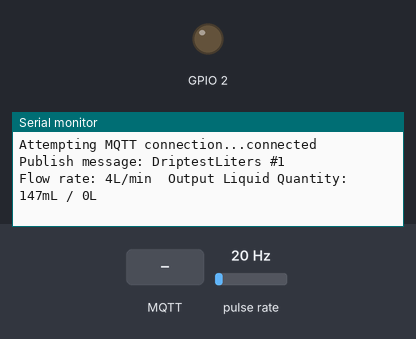
A sketch run on a simulated ESP8266 (NodeMCU). Shown: output pins drawn as LEDs (lit = HIGH), the last lines printed to the serial monitor. Wiring (inferred from the names in the program): pulse sensor: data GPIO 4. The test bench sets the inputs (shaded band); at power-on: pulse rate 20 Hz. WiFi joins after 1.5 s; servers stay silent unless stated; random numbers use the default seed unless the sketch sets one; no MQTT or app messages arrive unless stated.

Above: at 2.7 s.
2.8 s: MQTT message "1" arrives on the first subscribed topic
At 3.4 s:
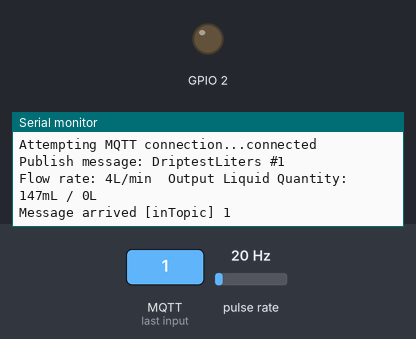
4.3 s: MQTT message "on" arrives on the first subscribed topic
At 4.46 s:
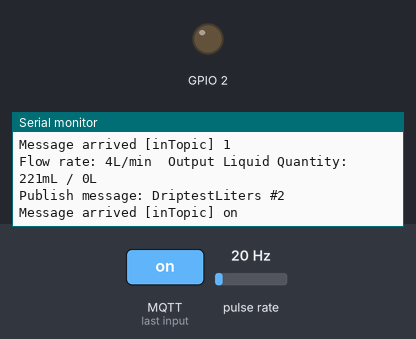
5.8 s: MQTT message "off" arrives on the first subscribed topic
At 5.96 s:
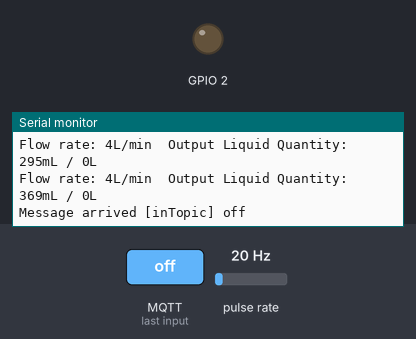

The sketch:

MQTT_WATERFLOW.ino
```cpp
/*
  Application:
  - Interface water flow sensor with ESP32 board.

  Board:
  - ESP32 Dev Module
    https://my.cytron.io/p-node32-lite-wifi-and-bluetooth-development-kit
  Sensor:
  - G 1/2 Water Flow Sensor
    https://my.cytron.io/p-g-1-2-water-flow-sensor
 */
#include <ESP8266WiFi.h>
#include <PubSubClient.h>
#define SENSOR  4

//Variable serververbinding
const char* ssid = "FRITZ!Box 7530 QL";
const char* password = "89308086050155047149";
const char* mqtt_server = "broker.mqtt-dashboard.com";

WiFiClient espClient;
PubSubClient client(espClient);
unsigned long lastMsg = 0;
#define MSG_BUFFER_SIZE  (50)
char msg[MSG_BUFFER_SIZE];
int value = 0;

//Variable waterflow
long currentMillis = 0;
long previousMillis = 0;
int interval = 1000;
boolean ledState = LOW;
float calibrationFactor = 4.5;
volatile byte pulseCount;
byte pulse1Sec = 0;
float flowRate;
unsigned int flowMilliLitres;
unsigned long totalMilliLitres;

void IRAM_ATTR pulseCounter()
{
  pulseCount++;
}


//SETUP WIFI NO
void setup_wifi() {

  delay(10);
  // We start by connecting to a WiFi network
  Serial.println();
  Serial.print("Connecting to ");
  Serial.println(ssid);

  WiFi.begin(ssid, password);

  while (WiFi.status() != WL_CONNECTED) {
    delay(500);
    Serial.print(".");
  }

  randomSeed(micros());

  Serial.println("");
  Serial.println("WiFi connected");
  Serial.println("IP address: ");
  Serial.println(WiFi.localIP());
}

void callback(char* topic, byte* payload, unsigned int length) {
  Serial.print("Message arrived [");
  Serial.print(topic);
  Serial.print("] ");
  for (int i = 0; i < length; i++) {
    Serial.print((char)payload[i]);
  }
  Serial.println();
}

void reconnect() {
  // Loop until we're reconnected
  while (!client.connected()) {
    Serial.print("Attempting MQTT connection...");
    // Create a random client ID
    String clientId = "ESP8266Client-";
    clientId += String(random(0xffff), HEX);
    // Attempt to connect
    if (client.connect(clientId.c_str())) {
      Serial.println("connected");
      // Once connected, publish an announcement...
      client.publish("sjoerdMessage", "DriptestLiters");
      // ... and resubscribe
      client.subscribe("inTopic");
    } else {
      Serial.print("failed, rc=");
      Serial.print(client.state());
      Serial.println(" try again in 5 seconds");
      // Wait 5 seconds before retrying
      delay(5000);
    }
  }
}


//Void setup WATEFLOW
void setup()
{
  Serial.begin(115200);

  pinMode(SENSOR, INPUT_PULLUP);

  pulseCount = 0;
  flowRate = 0.0;
  flowMilliLitres = 0;
  totalMilliLitres = 0;
  previousMillis = 0;


//NODE
  attachInterrupt(digitalPinToInterrupt(SENSOR), pulseCounter, FALLING);

   pinMode(BUILTIN_LED, OUTPUT);     // Initialize the BUILTIN_LED pin as an output
  Serial.begin(115200);
  setup_wifi();
  client.setServer(mqtt_server, 1883);
  client.setCallback(callback);
}


// loop WATERFLOW
void loop()
{
  currentMillis = millis();
  if (currentMillis - previousMillis > interval) {

    pulse1Sec = pulseCount;
    pulseCount = 0;

    // Because this loop may not complete in exactly 1 second intervals we calculate
    // the number of milliseconds that have passed since the last execution and use
    // that to scale the output. We also apply the calibrationFactor to scale the output
    // based on the number of pulses per second per units of measure (litres/minute in
    // this case) coming from the sensor.
    flowRate = ((1000.0 / (millis() - previousMillis)) * pulse1Sec) / calibrationFactor;
    previousMillis = millis();

    // Divide the flow rate in litres/minute by 60 to determine how many litres have
    // passed through the sensor in this 1 second interval, then multiply by 1000 to
    // convert to millilitres.
    flowMilliLitres = (flowRate / 60) * 1000;

    // Add the millilitres passed in this second to the cumulative total
    totalMilliLitres += flowMilliLitres;

    // Print the flow rate for this second in litres / minute
    Serial.print("Flow rate: ");
    Serial.print(int(flowRate));  // Print the integer part of the variable
    Serial.print("L/min");
    Serial.print("\t");       // Print tab space

    // Print the cumulative total of litres flowed since starting
    Serial.print("Output Liquid Quantity: ");
    Serial.print(totalMilliLitres);
    Serial.print("mL / ");
    Serial.print(totalMilliLitres / 1000);
    Serial.println("L");
  }


  if (!client.connected()) {
    reconnect();
  }
  client.loop();

  unsigned long now = millis();
  if (now - lastMsg > 2000) {
    lastMsg = now;
    ++value;
    snprintf (msg, MSG_BUFFER_SIZE, "DriptestLiters #%ld", value);
    Serial.print("Publish message: ");
    Serial.println(msg);
    client.publish("sjoerdMessage", msg);
  }
}
```

Measured:
- after the input at 2.8 s, the serial monitor: prints a new line at once (image 1)
- after the input at 4.3 s, the serial monitor: prints a new line at once (image 2)
- after the input at 5.8 s, the serial monitor: prints a new line at once (image 3)
